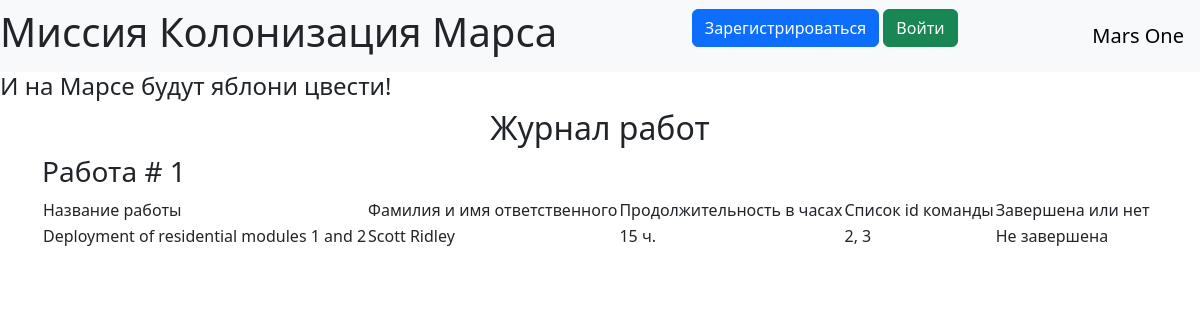
Before: / with the older database file.
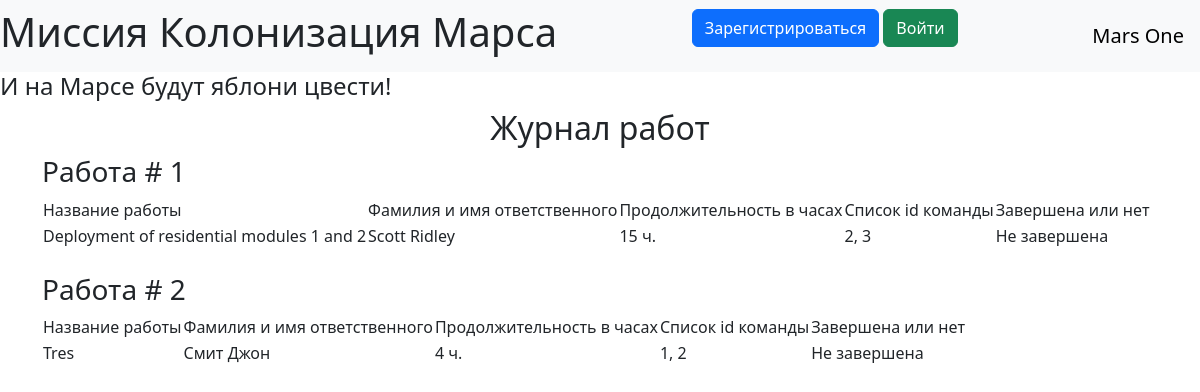
After: the same page with the newer database file.
### data/jobs.py (models this page shows)
class Jobs(SqlAlchemyBase):
    __tablename__ = 'jobs'
    id = sqlalchemy.Column(sqlalchemy.Integer,
                           primary_key=True, autoincrement=True)
    team_leader = sqlalchemy.Column(sqlalchemy.Integer,
                                    sqlalchemy.ForeignKey("users.id"))
    job = sqlalchemy.Column(sqlalchemy.String, nullable=True)
    work_size = sqlalchemy.Column(sqlalchemy.Integer, nullable=True)
    collaborators = sqlalchemy.Column(sqlalchemy.String, nullable=True)
    start_date = sqlalchemy.Column(sqlalchemy.DateTime,
                                   default=datetime.datetime.now)
    end_date = sqlalchemy.Column(sqlalchemy.DateTime,
                                 default=datetime.datetime.now)
    is_finished = sqlalchemy.Column(sqlalchemy.Boolean, default=True)
    user = orm.relationship('User')

### main.py (the view)
@app.route("/")
def index():
    db_sess = db_session.create_session()
    jobs = db_sess.query(Jobs).all()
    names = dict()
    for job in jobs:
        user = db_sess.query(User).filter(User.id == job.team_leader).first()
        names[job.team_leader] = user.surname + ' ' + user.name
    return render_template("index.html", jobs=jobs, names=names, title="Марсиане")

### data/db_session.py (called while the page is built)
def create_session() -> Session:
    global __factory
    return __factory()

### templates/index.html
{% extends "base.html" %}
{% block content %}
<h2>Журнал работ</h2>
{% for job in jobs %}
<h3>Работа # {{ job.id }}</h3>
<div class="table_container">
    <table class="my_table">
        <tr class="my_row">
            <td class="title">Название работы</td>
            <td class="title">Фамилия и имя ответственного</td>
            <td class="title">Продолжительность в часах</td>
            <td class="title">Список id команды</td>
            <td class="title">Завершена или нет</td>
        </tr>
        <tr class="my_row">
            <td class="ordinary">{{ job.job.capitalize() }}</td>
            <td class="ordinary">{{ names[job.team_leader] }}</td>
            <td class="ordinary">{{ job.work_size }} ч.</td>
            <td class="ordinary">{{ job.collaborators }}</td>
            {% if job.is_finished %}
            <td class="ordinary">Завершена</td>
            {% else %}
            <td class="ordinary">Не завершена</td>
            {% endif %}
        </tr>
    </table>
</div>
<br>
{% endfor %}
{% endblock %}

### templates/base.html (shortened to what this page needs)
<!doctype html>
<html lang="en">
<head>
    <link href="https://cdn.jsdelivr.net/npm/bootstrap@5.3.3/dist/css/bootstrap.min.css"
          rel="stylesheet"
>
    <link rel="stylesheet" type="text/css" href="../static/css/style.css"/>
</head>
<body>
<header>
    <nav class="navbar navbar-light bg-light">
        <h1>Миссия Колонизация Марса</h1>
        {% if current_user.is_authenticated %}
        <a class="navbar-brand" href="/logout">{{ current_user.name }} {{ current_user.surname }}</a>
        {% else %}
        <p>
            <a class="btn btn-primary " href="/register">Зарегистрироваться</a>
            <a class="btn btn-success" href="/login">Войти</a>
        </p>
        {% endif %}
        <a class="navbar-brand" href="#">Mars One</a>
    </nav>
    <h4>И на Марсе будут яблони цвести!</h4>
</header>
<main role="main" class="container">
    {% block content %}{% endblock %}
</main>
</body>
</html>

### static/css/style.css (style rules this page uses)
h1 { text-align: center; }
h2 { text-align: center; }

Changed rows visible on the page:
added Jobs: id "2", job "Tres", team_leader "Смит Джон", work_size "4", collaborators "1, 2", is_finished "Не завершена"
